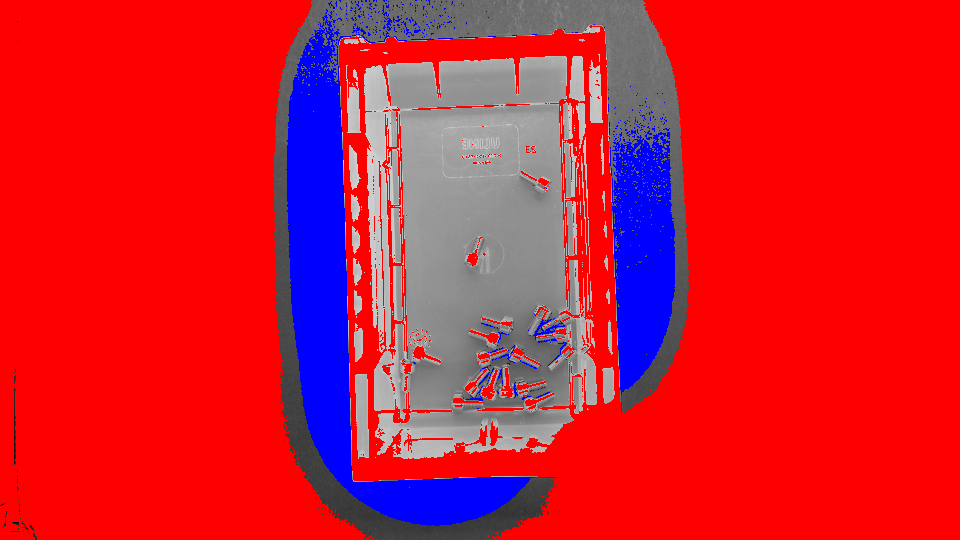
#> input picture dev/approaches/_abs_frame_focused.png, 960 x 540 px, given in place of gt27_0.png, which was not available
$ python _exp.py
#> lines starting #> are read from the running program, lines starting #| are printed output that depends on the picture
import cv2,numpy as np
for n in ['gt27_0','frame_focused','white']:
    f=cv2.imread(n+'.png'); s=2
#> further down, f is the input picture: shape (540, 960, 3); mean B, G, R 51, 30.5, 207.5
    g=cv2.cvtColor(f,6); H,W=g.shape
#> after `g = cv2.cvtColor(f, 6)`:
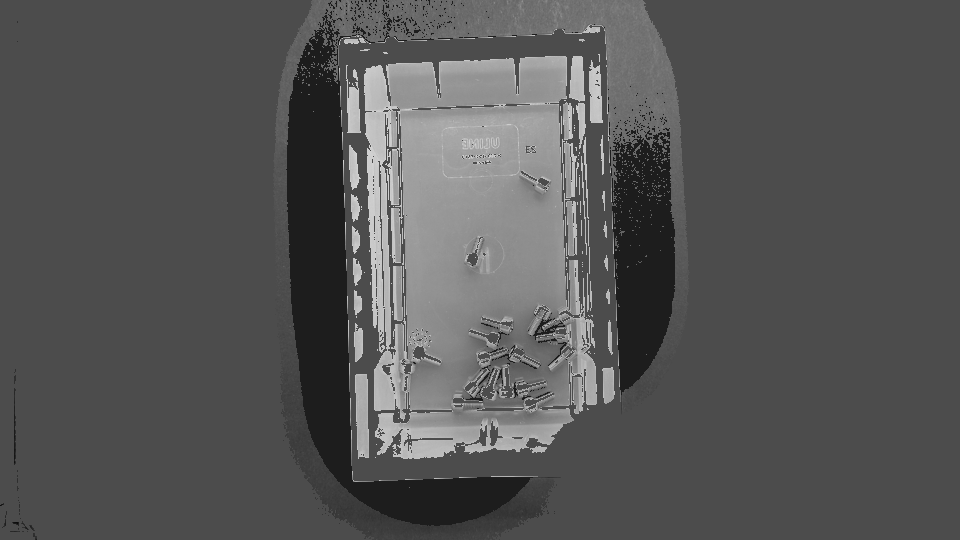
#> g: shape (540, 960); min 11, max 213, mean 85.6
#> after `H, W = g.shape`: H = 540; W = 960
    gs=cv2.resize(g,(W//s,H//s),interpolation=cv2.INTER_AREA)
    k=cv2.getStructuringElement(2,(31,31))
    bh=cv2.morphologyEx(gs,cv2.MORPH_BLACKHAT,k); th=cv2.morphologyEx(gs,cv2.MORPH_TOPHAT,k)
#> after `bh = cv2.morphologyEx(gs, cv2.MORPH_BLACKHAT, k)`:
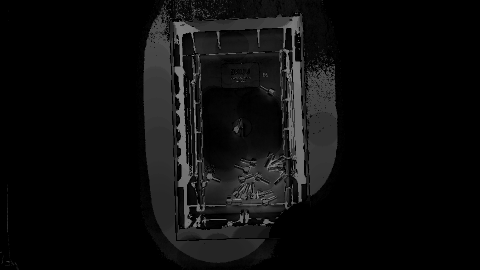
#> bh: shape (270, 480); min 0, max 145, mean 12.7
#> after `th = cv2.morphologyEx(gs, cv2.MORPH_TOPHAT, k)`:
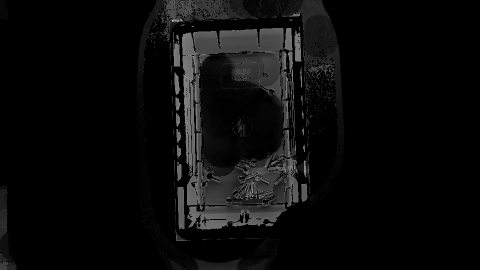
#> th: shape (270, 480); min 0, max 165, mean 10.7
    for nm,r in (('bh',bh),('th',th)):
        print(n,nm,np.percentile(r,[50,90,99,99.5,99.9]))
#> this loop made 2 passes
#> nm on passes 1 to 2: 'bh', 'th'
#| gt27_0 bh [  0.  51. 118. 124. 130.]
#| gt27_0 th [  0.  50. 115. 121. 128.]
    cv2.imwrite('approaches/_bh_'+n+'.png',cv2.resize(np.hstack([bh,th])*2,(1920,540)))
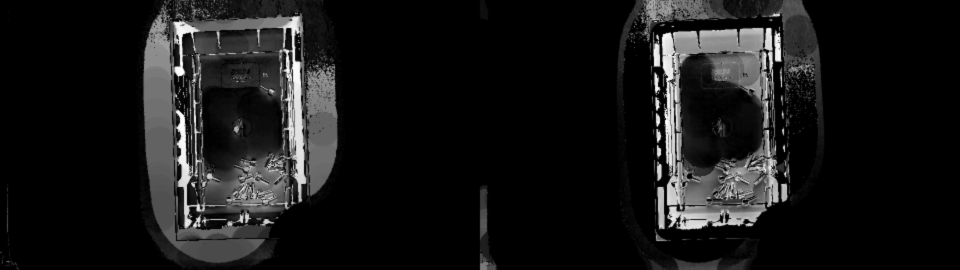
#> saved as _bh_gt27_0.png: shape (540, 1920) (shown at 1/2 size); min 0, max 254, mean 23
#> pass 2 of the loop `for n in ['gt27_0','frame_focused','white']:`:
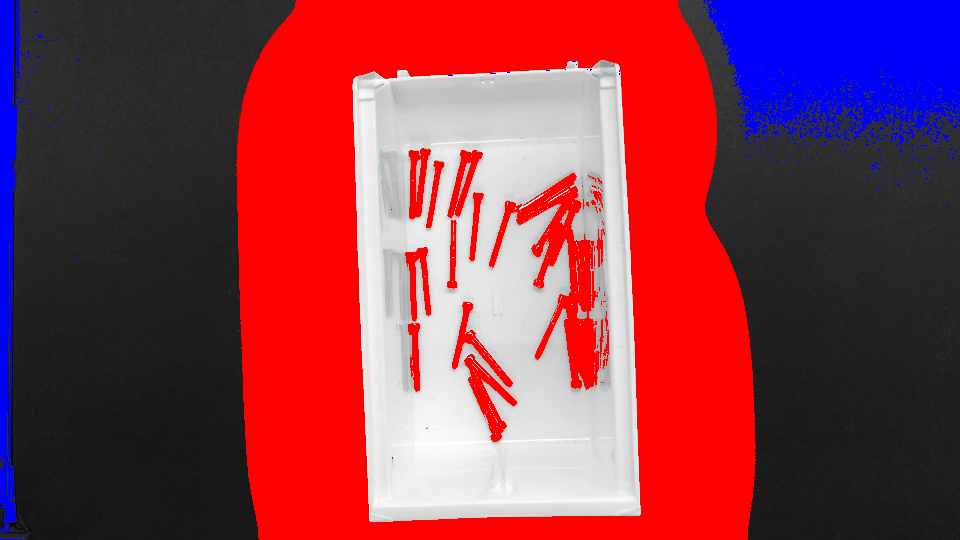
#> input picture dev/approaches/_abs_gt27_0.png, 960 x 540 px, given in place of frame_focused.png, which was not available
#> f is the input picture: shape (540, 960, 3); mean B, G, R 76.6, 59.5, 135.2
#> `th = cv2.morphologyEx(gs, cv2.MORPH_TOPHAT, k)`:
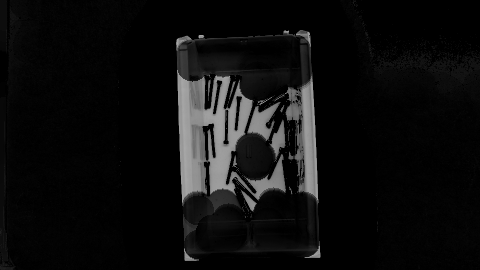
#> th: shape (270, 480); min 0, max 169, mean 14
#> the loop `for nm,r in (('bh',bh),('th',th)):` made 2 passes
#> (printed output is left out)
#> `cv2.imwrite('approaches/_bh_'+n+'.png',cv2.resize(np.hstack([bh,th])*2..`:
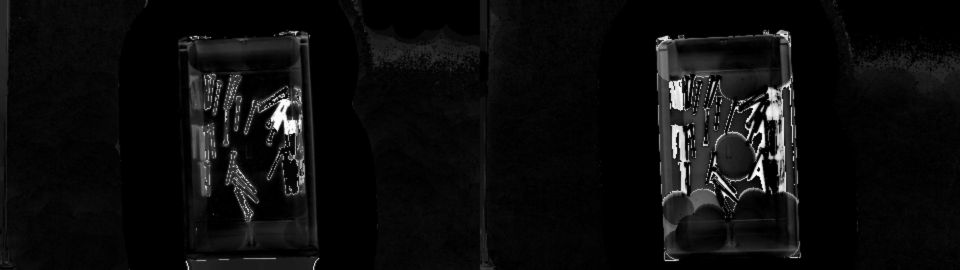
#> saved as _bh_frame_focused.png: shape (540, 1920) (shown at 1/2 size); min 0, max 254, mean 12.8
